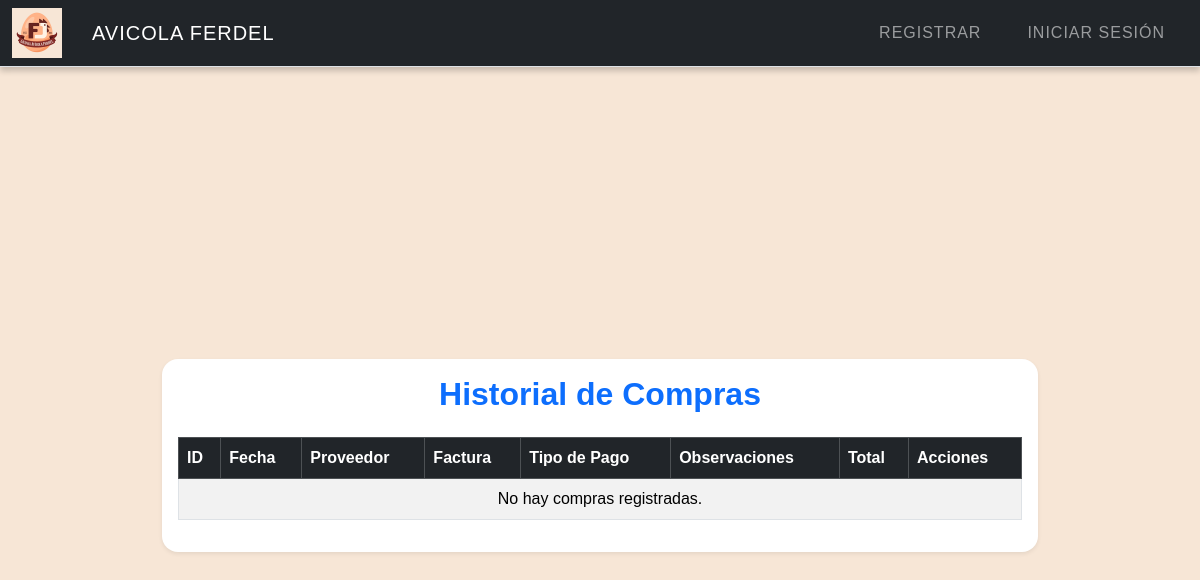
The app's page /gestionar_compras, older data.
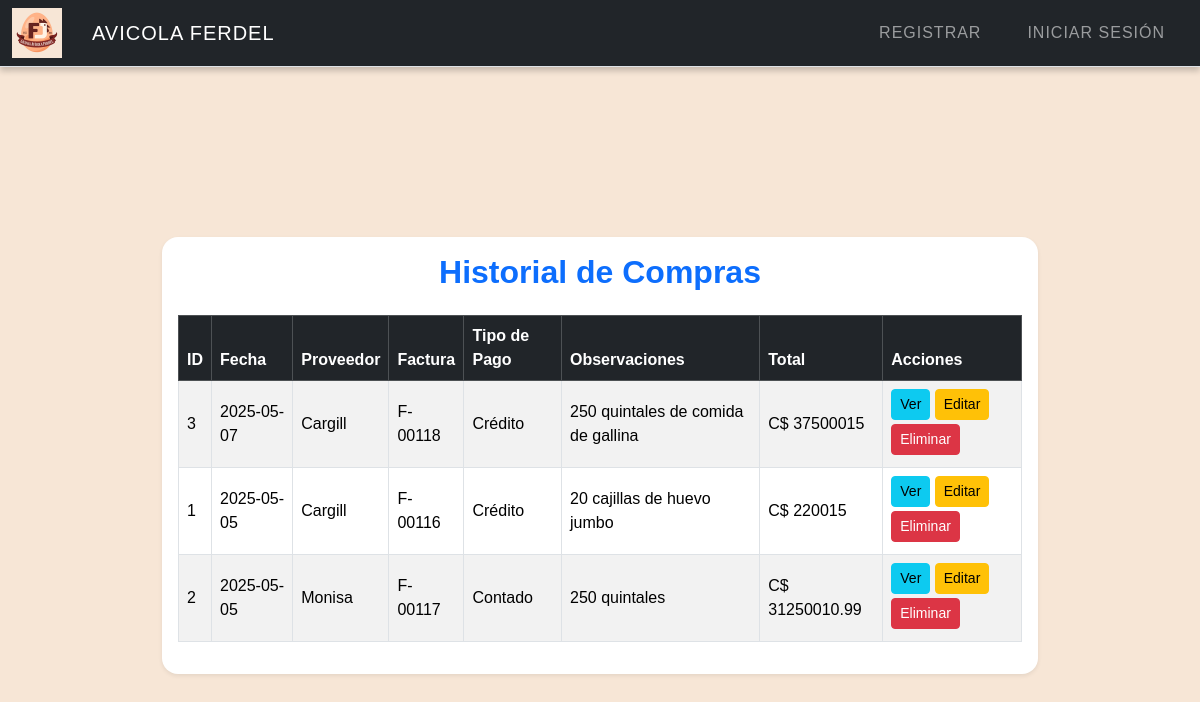
The same page, newer data.
### tables this page shows
CREATE TABLE Movimientos_Inventario (
    ID_Movimiento INTEGER PRIMARY KEY AUTOINCREMENT,
    ID_TipoMovimiento INTEGER,
    N_Factura TEXT,
    Contado_Credito INTEGER,
    Fecha DATE,
    ID_Proveedor INTEGER,
    Observacion TEXT,
    IVA NUMERIC,
    Retencion NUMERIC,
    ID_Empresa INTEGER,
    ID_Bodega INTEGER,
    ID_Ruta INTEGER,
    UbicacionEntrega TEXT,
    FOREIGN KEY (ID_TipoMovimiento) REFERENCES Catalogo_Movimientos(ID_TipoMovimiento),
    FOREIGN KEY (ID_Proveedor) REFERENCES Proveedores(ID_Proveedor),
    FOREIGN KEY (ID_Empresa) REFERENCES Empresa(ID_Empresa),
    FOREIGN KEY (ID_Bodega) REFERENCES Bodegas(ID_Bodega),
    FOREIGN KEY (ID_Ruta) REFERENCES Rutas(ID_Ruta)
);

### app.py (the view)
@app.route("/gestionar_compras")
def gestionar_compras():
    compras = db.execute("""
        SELECT
            mi.ID_Movimiento AS id,
            mi.Fecha AS fecha,
            p.Nombre AS proveedor,
            mi.N_Factura AS factura,
            mi.Contado_Credito AS tipo_pago,
            mi.Observacion AS observacion,
            IFNULL(SUM(dmi.Costo_Total), 0) AS total
        FROM Movimientos_Inventario mi
        JOIN Proveedores p ON mi.ID_Proveedor = p.ID_Proveedor
        LEFT JOIN Detalle_Movimiento_Inventario dmi ON mi.ID_Movimiento = dmi.ID_Movimiento
        WHERE mi.ID_TipoMovimiento = 1
        GROUP BY mi.ID_Movimiento
        ORDER BY mi.Fecha DESC
    """)
    return render_template("gestionar_compras.html", compras=compras)

### app.py (called while the page is built)
@app.after_request
def after_request(response):
    response.headers["Cache-Control"] = "no-cache, no-store, must-revalidate"
    response.headers["Expires"] = 0
    response.headers["Pragma"] = "no-cache"
    return response

### Templates/gestionar_compras.html (shortened to what this page needs)
{% extends 'layout.html' %}
{% block main %}
<div class="container" style="max-width: 900px; margin-top: 24px;">
    <div class="card shadow-sm border-0 rounded-4">
        <div class="card-body">
            <h2 class="text-center mb-4 text-primary" style="font-weight: 700;">Historial de Compras</h2>
            <div class="table-responsive">
                <table class="table table-bordered table-striped align-middle">
                    <thead class="table-dark">
                        <tr>
                            <th>ID</th>
                            <th>Fecha</th>
                            <th>Proveedor</th>
                            <th>Factura</th>
                            <th>Tipo de Pago</th>
                            <th>Observaciones</th>
                            <th>Total</th>
                            <th>Acciones</th>
                        </tr>
                    </thead>
                    <tbody>
                        {% for compra in compras %}
                        <tr>
                            <td>{{ compra.id }}</td>
                            <td>{{ compra.fecha }}</td>
                            <td>{{ compra.proveedor }}</td>
                            <td>{{ compra.factura }}</td>
                            <td>{{ 'Contado' if compra.tipo_pago == 0 else 'Crédito' }}</td>
                            <td>{{ compra.observacion }}</td>
                            <td>{{ 'C$ ' ~ (compra.total | round(2)) }}</td>
                            <td>
                                <a href="/compras/{{ compra.id }}" class="btn btn-sm btn-info mb-1">Ver</a>
                                <a href="/compras/{{ compra.id }}/editar" class="btn btn-sm btn-warning mb-1">Editar</a>
                                <a href="/compras/{{ compra.id }}/eliminar" class="btn btn-sm btn-danger mb-1"
                                    onclick="return confirm('¿Seguro que deseas eliminar esta compra?');">Eliminar</a>
                            </td>
                        </tr>
                        {% else %}
                        <tr>
                            <td colspan="8" class="text-center">No hay compras registradas.</td>
                        </tr>
                        {% endfor %}
                    </tbody>
                </table>
            </div>
        </div>
    </div>
</div>
{% endblock %}

Row changes from the older to the newer data that the page shows:
added Movimientos_Inventario: id "3", fecha "2025-05-07", proveedor "Cargill", factura "F-00118", Contado_Credito "Crédito", observacion "250 quintales de comida de gallina", total "C$ 37500015"
added Movimientos_Inventario: id "1", fecha "2025-05-05", proveedor "Cargill", factura "F-00116", Contado_Credito "Crédito", observacion "20 cajillas de huevo jumbo", total "C$ 220015"
added Movimientos_Inventario: id "2", fecha "2025-05-05", proveedor "Monisa", factura "F-00117", Contado_Credito "Contado", observacion "250 quintales", total "C$ 31250010.99"
Text that changed along with them:
text no longer shown: "No hay compras registradas."
